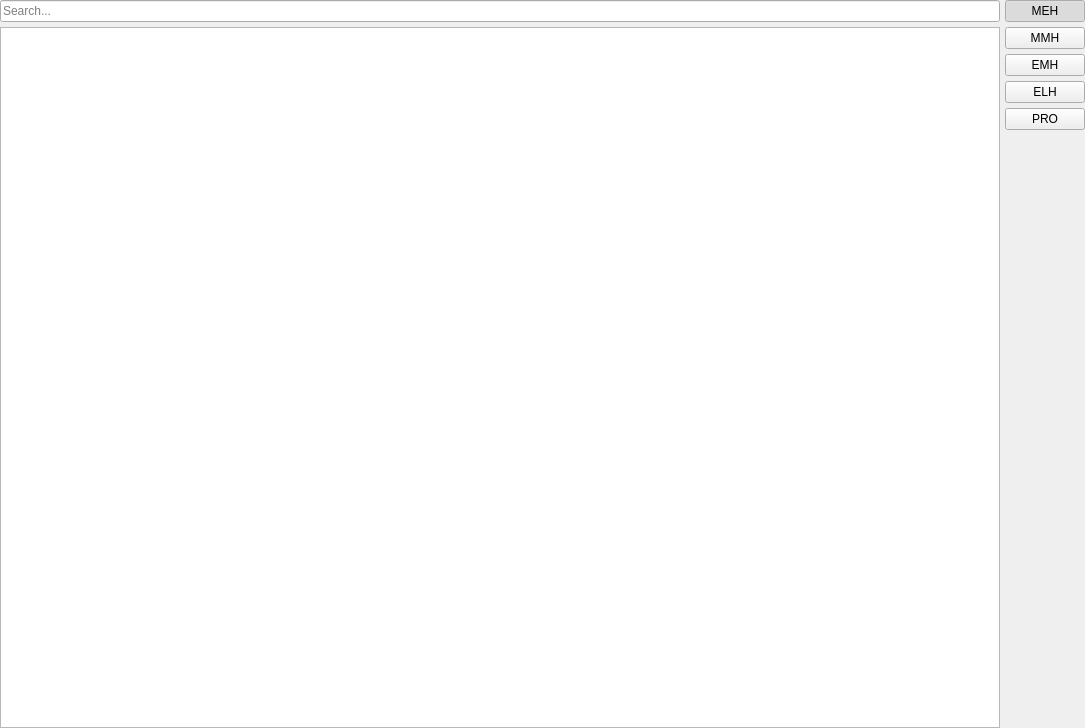
<?xml version="1.0" encoding="UTF-8"?>
<ui version="4.0">
 <class>uiArchiveView</class>
 <widget class="QWidget" name="uiArchiveView">
  <property name="geometry">
   <rect>
    <x>0</x>
    <y>0</y>
    <width>1084</width>
    <height>728</height>
   </rect>
  </property>
  <property name="windowTitle">
   <string>Form</string>
  </property>
  <layout class="QHBoxLayout" name="horizontalLayout">
   <property name="spacing">
    <number>5</number>
   </property>
   <property name="leftMargin">
    <number>0</number>
   </property>
   <property name="topMargin">
    <number>0</number>
   </property>
   <property name="rightMargin">
    <number>0</number>
   </property>
   <property name="bottomMargin">
    <number>0</number>
   </property>
   <item>
    <layout class="QVBoxLayout" name="verticalLayout_2">
     <item>
      <widget class="QLineEdit" name="uiSearchEntry">
       <property name="placeholderText">
        <string>Search...</string>
       </property>
      </widget>
     </item>
     <item>
      <widget class="QTableView" name="uiView">
       <property name="sizePolicy">
        <sizepolicy hsizetype="Expanding" vsizetype="Expanding">
         <horstretch>0</horstretch>
         <verstretch>0</verstretch>
        </sizepolicy>
       </property>
       <property name="minimumSize">
        <size>
         <width>1000</width>
         <height>700</height>
        </size>
       </property>
       <property name="alternatingRowColors">
        <bool>true</bool>
       </property>
       <property name="selectionMode">
        <enum>QAbstractItemView::ExtendedSelection</enum>
       </property>
       <property name="selectionBehavior">
        <enum>QAbstractItemView::SelectRows</enum>
       </property>
       <attribute name="horizontalHeaderHighlightSections">
        <bool>false</bool>
       </attribute>
       <attribute name="horizontalHeaderStretchLastSection">
        <bool>true</bool>
       </attribute>
      </widget>
     </item>
    </layout>
   </item>
   <item>
    <layout class="QVBoxLayout" name="verticalLayout">
     <item>
      <widget class="QPushButton" name="uiMEHBtn">
       <property name="text">
        <string>MEH</string>
       </property>
       <property name="checkable">
        <bool>true</bool>
       </property>
       <property name="checked">
        <bool>true</bool>
       </property>
       <property name="autoExclusive">
        <bool>true</bool>
       </property>
      </widget>
     </item>
     <item>
      <widget class="QPushButton" name="uiMMHBtn">
       <property name="text">
        <string>MMH</string>
       </property>
       <property name="checkable">
        <bool>true</bool>
       </property>
       <property name="autoExclusive">
        <bool>true</bool>
       </property>
      </widget>
     </item>
     <item>
      <widget class="QPushButton" name="uiEMHBtn">
       <property name="text">
        <string>EMH</string>
       </property>
       <property name="checkable">
        <bool>true</bool>
       </property>
       <property name="autoExclusive">
        <bool>true</bool>
       </property>
      </widget>
     </item>
     <item>
      <widget class="QPushButton" name="uiELHBtn">
       <property name="text">
        <string>ELH</string>
       </property>
       <property name="checkable">
        <bool>true</bool>
       </property>
       <property name="autoExclusive">
        <bool>true</bool>
       </property>
      </widget>
     </item>
     <item>
      <widget class="QPushButton" name="uiPROBtn">
       <property name="text">
        <string>PRO</string>
       </property>
       <property name="checkable">
        <bool>true</bool>
       </property>
       <property name="autoExclusive">
        <bool>true</bool>
       </property>
      </widget>
     </item>
     <item>
      <spacer name="verticalSpacer">
       <property name="orientation">
        <enum>Qt::Vertical</enum>
       </property>
       <property name="sizeHint" stdset="0">
        <size>
         <width>20</width>
         <height>40</height>
        </size>
       </property>
      </spacer>
     </item>
    </layout>
   </item>
  </layout>
 </widget>
 <resources/>
 <connections/>
</ui>
